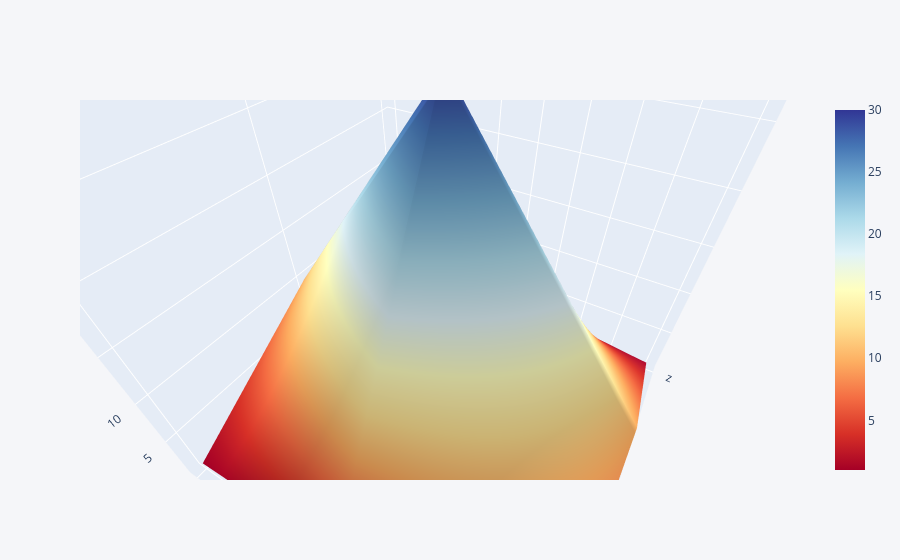

The notebook cell saved with this chart:
### Markdown cell above
## 3d Surface

### Code cell
df3 = pd.DataFrame({'x':[1,2,3,4,5],'y':[10,20,30,20,10],'z':[5,4,3,2,1]})
df3.iplot(kind='surface',colorscale='rdylbu')

### Figure 1 — Plotly figure (JSON) as saved in the notebook; plotly's stock layout.template omitted (floating-point values rounded to 4 significant figures)
{"data": [{"colorscale": [[0, "rgb(165,0,38)"], [0.1, "rgb(215,48,39)"], [0.2, "rgb(244,109,67)"], [0.3, "rgb(253,174,97)"], [0.4, "rgb(254,224,144)"], [0.5, "rgb(255,255,191)"], [0.6, "rgb(224,243,248)"], [0.7, "rgb(171,217,233)"], [0.8, "rgb(116,173,209)"], [0.9, "rgb(69,117,180)"], [1, "rgb(49,54,149)"]], "type": "surface", "x": [0, 1, 2, 3, 4], "y": ["x", "y", "z"], "z": [[1, 2, 3, 4, 5], [10, 20, 30, 20, 10], [5, 4, 3, 2, 1]]}], "layout": {"autosize": true, "legend": {"bgcolor": "#F5F6F9", "font": {"color": "#4D5663"}}, "paper_bgcolor": "#F5F6F9", "plot_bgcolor": "#F5F6F9", "scene": {"aspectmode": "auto", "aspectratio": {"x": 1, "y": 1, "z": 1}, "camera": {"center": {"x": 0, "y": 0, "z": 0}, "eye": {"x": 0.3812, "y": -0.6515, "z": 0.6932}, "projection": {"type": "perspective"}, "up": {"x": 0, "y": 0, "z": 1}}}, "title": {"font": {"color": "#4D5663"}}, "xaxis": {"gridcolor": "#E1E5ED", "showgrid": true, "tickfont": {"color": "#4D5663"}, "title": {"font": {"color": "#4D5663"}, "text": ""}, "zerolinecolor": "#E1E5ED"}, "yaxis": {"gridcolor": "#E1E5ED", "showgrid": true, "tickfont": {"color": "#4D5663"}, "title": {"font": {"color": "#4D5663"}, "text": ""}, "zerolinecolor": "#E1E5ED"}}}
